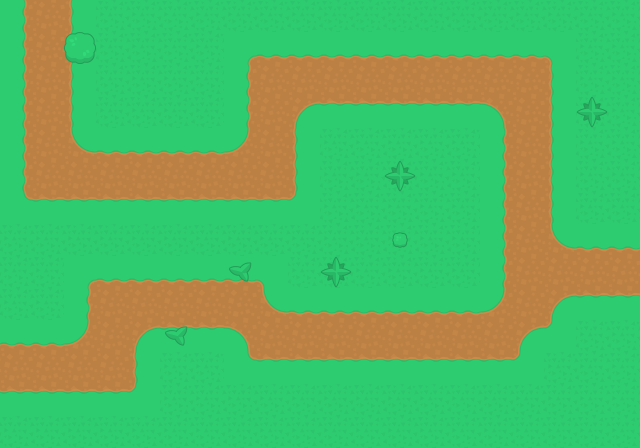

Below is a game level as drawn by its tile map, then a one-line description and the .tmx file that defines it, in full:
An orthogonal 20x14 tile map with 32x32 px tiles, 1 tile layer (towers), 1 hidden layer not drawn, 2 tilesets, 1 image layer.

<map version="1.9" tiledversion="1.9.2" orientation="orthogonal" renderorder="right-down" width="20" height="14" tilewidth="32" tileheight="32" infinite="0" nextlayerid="5" nextobjectid="1">
 <tileset firstgid="1" source="UI.tsx" />
 <tileset firstgid="27" source="towerDefense_tilesheet.tsx" />
 <imagelayer id="2" name="Image Layer 1">
  <image source="../images/map/level1.png" width="640" height="448" />
 </imagelayer>
 <layer id="3" name="towers" width="20" height="14">
  <data encoding="csv">
0,0,0,0,0,0,0,0,0,0,0,0,0,0,0,0,0,0,0,0,
0,0,0,0,0,0,0,0,0,0,0,0,0,0,0,0,0,0,0,0,
0,0,0,51,0,0,0,0,0,0,0,0,0,0,0,0,0,0,0,0,
0,0,0,0,0,0,0,0,0,0,0,0,0,0,0,0,0,0,0,0,
0,0,0,0,0,0,0,0,0,0,51,0,0,0,51,0,0,0,0,0,
0,0,0,0,0,0,0,0,0,0,0,0,0,0,0,0,0,0,0,0,
0,0,0,0,0,0,0,0,0,0,0,0,0,0,0,0,0,0,51,0,
0,51,0,0,51,0,0,51,0,0,0,0,0,0,0,0,0,0,0,0,
0,0,0,0,0,0,0,0,0,0,0,0,0,0,51,0,0,0,0,0,
0,0,0,0,0,0,0,0,0,0,0,0,0,0,0,0,0,0,0,0,
0,0,0,0,0,0,0,0,0,0,0,0,0,0,0,0,0,0,51,0,
0,0,0,0,0,0,0,0,0,0,0,0,0,0,0,0,0,0,0,0,
0,0,0,0,0,0,0,0,0,0,0,0,0,0,0,0,0,0,0,0,
0,0,0,0,0,0,0,0,0,0,0,0,0,0,0,0,0,0,0,0
</data>
 </layer>
 <layer id="1" name="paths" width="20" height="14" visible="0">
  <data encoding="csv">
0,0,0,0,0,0,0,0,0,0,0,0,0,0,0,0,0,0,0,0,
0,0,0,0,0,0,0,0,0,0,0,0,0,0,0,0,0,0,0,0,
0,0,0,0,0,0,0,0,0,0,0,0,0,0,0,0,0,0,0,0,
0,0,0,0,0,0,0,0,0,0,0,0,0,0,0,0,0,0,0,0,
0,0,0,0,0,0,0,0,0,0,0,0,0,0,0,0,0,0,0,0,
0,0,0,0,0,0,0,0,0,0,0,0,0,0,0,0,0,0,0,0,
0,0,0,0,0,0,0,0,0,0,0,0,0,0,0,0,0,0,0,0,
0,0,0,0,0,0,0,0,0,0,0,0,0,0,0,0,0,0,0,0,
0,0,0,0,0,0,0,0,0,0,0,0,0,0,0,0,0,0,0,0,
0,0,0,0,0,0,0,0,0,0,0,0,0,0,0,0,0,0,0,0,
0,0,0,0,0,0,0,0,0,0,0,0,0,0,0,0,0,0,0,0,
0,0,0,0,0,0,0,0,0,0,0,0,0,0,0,0,0,0,0,0,
0,0,0,0,0,0,0,0,0,0,0,0,0,0,0,0,0,0,0,0,
0,0,0,0,0,0,0,0,0,0,0,0,0,0,0,0,0,0,0,0
</data>
 </layer>
</map>
